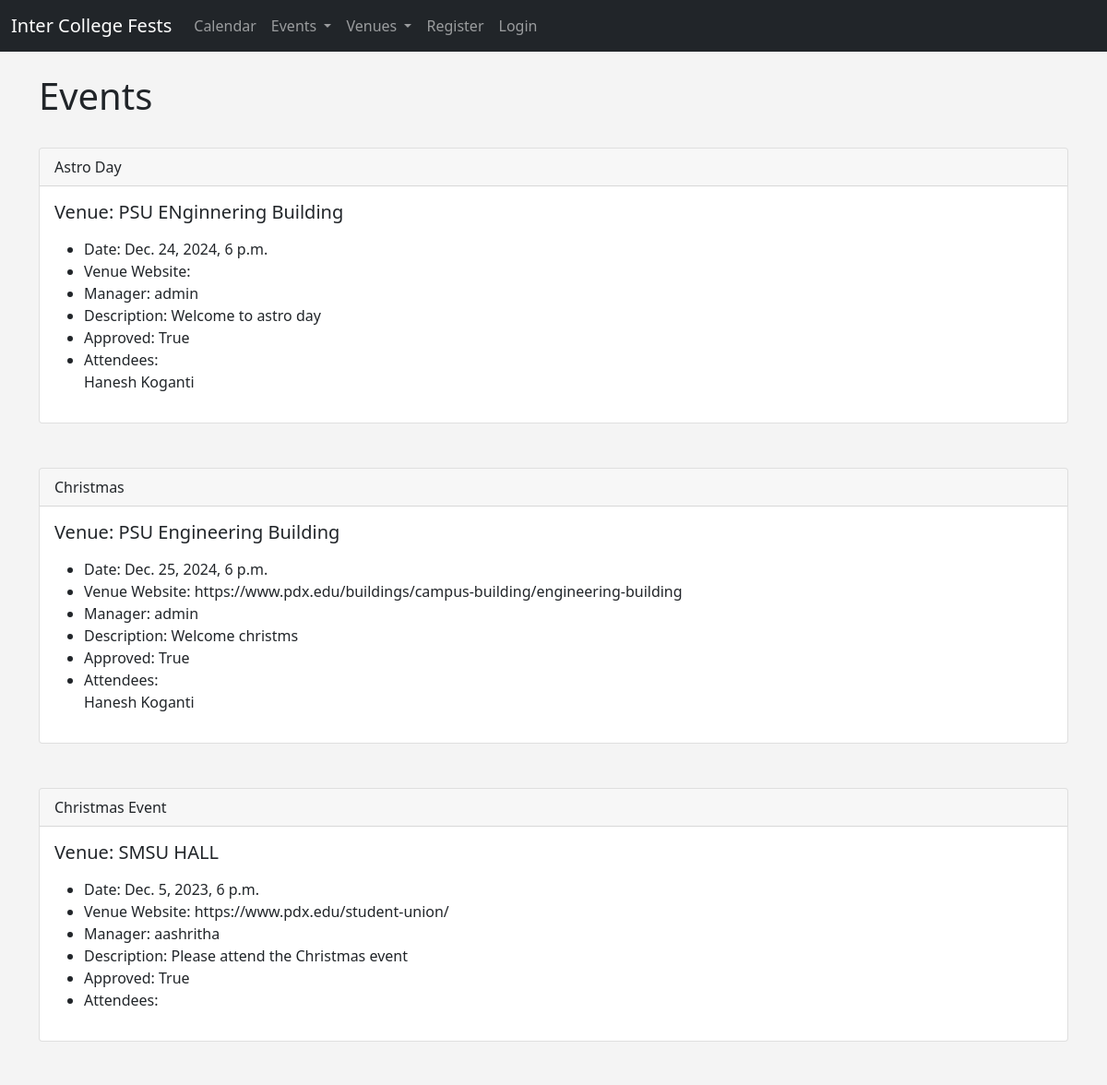
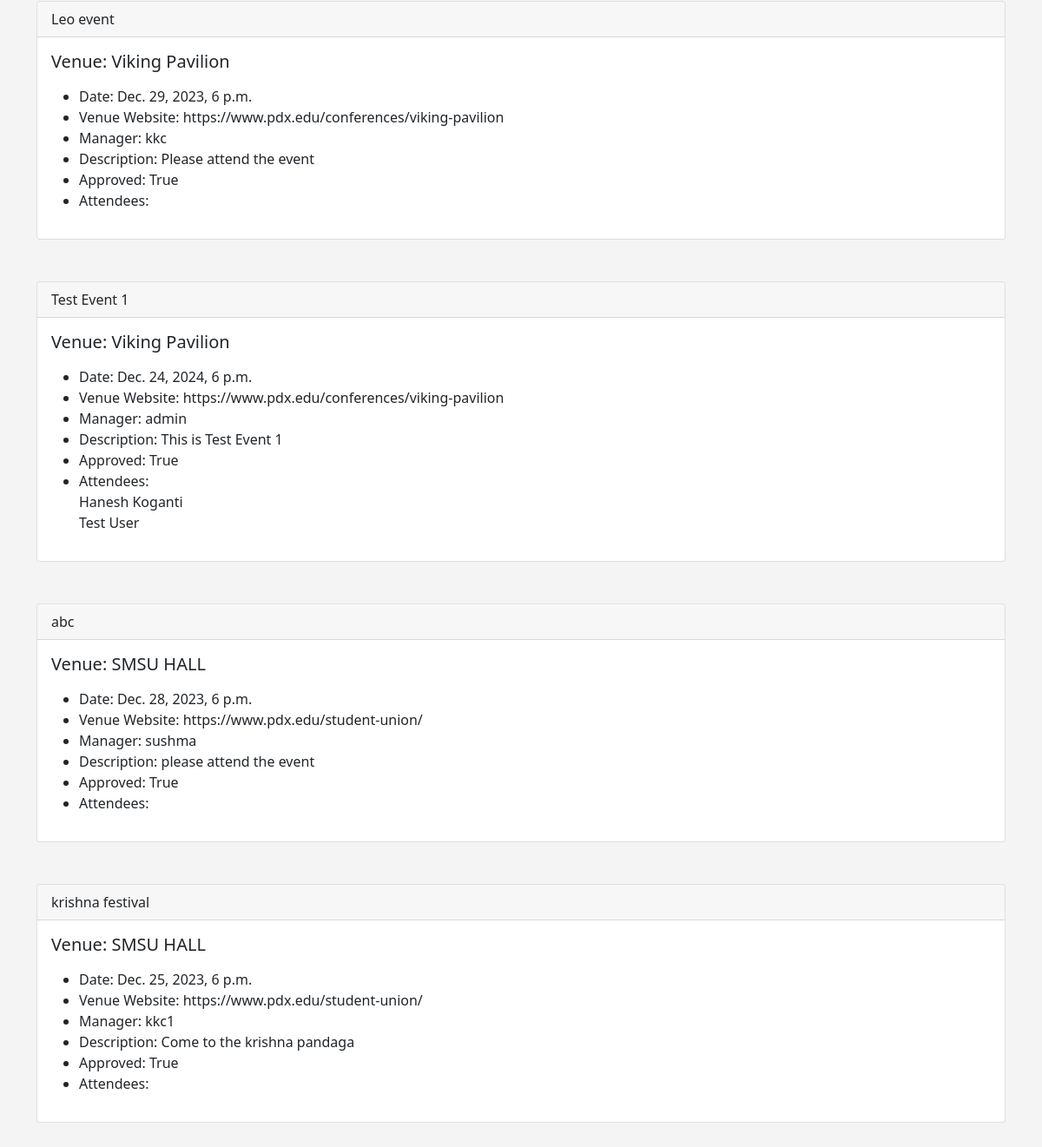
The app's page /events with its own data (2 pictures, top to bottom).
### events/models.py (models this page shows)
class Event(models.Model):
	name = models.CharField('Event Name', max_length=120)
	event_date = models.DateTimeField('Event Date', )
	venue = models.ForeignKey(Venue, blank=True, null=True, on_delete=models.CASCADE)
	manager =  models.ForeignKey(User, blank=True, null=True, on_delete=models.SET_NULL)
	description = models.TextField(blank=True)
	attendees = models.ManyToManyField(Members, blank=True)
	approved = models.BooleanField('Aprroved', default=False)
	def __str__(self):
		return self.name

class Venue(models.Model):
	name = models.CharField('Venue Name', max_length=120)
	address = models.CharField(max_length=300)
	zip_code = models.CharField('Zip Code', max_length=15)
	phone = models.CharField('Contact Number', max_length=15, blank=True)
	web = models.URLField('Website Address',blank=True)
	email_address = models.EmailField('Email Address',blank=True)
	owner = models.IntegerField('Venue Owner', blank=False, default=1)
	def __str__(self):
		return self.name

class Members(models.Model):
	first_name = models.CharField(max_length=40)
	last_name = models.CharField(max_length=40)
	email = models.EmailField('User Email ID')
	def __str__(self):
		return self.first_name+' '+self.last_name

### events/views.py (the view)
# urls.py: path('events', views.all_events, name="list-events"),
def all_events(request):
	event_list = Event.objects.all().order_by('name')
	return render(request, 'events/event_list.html',
		{"event_list": event_list})

### events/templates/events/event_list.html
{% extends 'events/base.html' %}
{% block content %}
	<h1>Events</h1>
	<br/>
{% for event in event_list %}
{% if event.approved %}
<div class="card">
  <div class="card-header">
    {{ event }}
  </div>
  <div class="card-body">
    <h5 class="card-title">Venue: {{ event.venue }}</h5>
    <p class="card-text">
    	<ul>
<li>Date: {{ event.event_date }}</li>
<li>Venue Website: {{ event.venue.web }}</li>
<li>Manager: {{ event.manager }}</li>
<li>Description: {{ event.description }}</li>
<li>Approved: {{ event.approved }}</li>
	<li>Attendees:<br/>
	{% for user in event.attendees.all %}
{{ user }}<br/>
  {% endfor %}
	</li>
	</ul>
    </p>
  </div>
</div>
<br/><br/>
{% endif %}
{% endfor %}
{% endblock %}

### events/templates/events/base.html (style rules this page uses)
body { background: #f4f4f4; }

### records on screen
Event: name "Astro Day", venue "PSU ENginnering Building", event_date "Dec. 24, 2024, 6 p.m.", manager "admin", description "Welcome to astro day", approved "True"
Members: first_name+last_name "Hanesh Koganti"
Event: name "Christmas", venue "PSU Engineering Building", event_date "Dec. 25, 2024, 6 p.m.", venue.web "https://www.pdx.edu/buildings/campus-building/engineering-building", manager "admin", description "Welcome christms", approved "True"
Event: name "Christmas Event", venue "SMSU HALL", event_date "Dec. 5, 2023, 6 p.m.", venue.web "https://www.pdx.edu/student-union/", manager "aashritha", description "Please attend the Christmas event", approved "True"
Event: name "Leo event", venue "Viking Pavilion", event_date "Dec. 29, 2023, 6 p.m.", venue.web "https://www.pdx.edu/conferences/viking-pavilion", manager "kkc", description "Please attend the event", approved "True"
Event: name "Test Event 1", venue "Viking Pavilion", event_date "Dec. 24, 2024, 6 p.m.", venue.web "https://www.pdx.edu/conferences/viking-pavilion", manager "admin", description "This is Test Event 1", approved "True"
Members: first_name+last_name "Test User"
Event: name "abc", venue "SMSU HALL", event_date "Dec. 28, 2023, 6 p.m.", venue.web "https://www.pdx.edu/student-union/", manager "sushma", description "please attend the event", approved "True"
Event: name "krishna festival", venue "SMSU HALL", event_date "Dec. 25, 2023, 6 p.m.", venue.web "https://www.pdx.edu/student-union/", manager "kkc1", description "Come to the krishna pandaga", approved "True"
